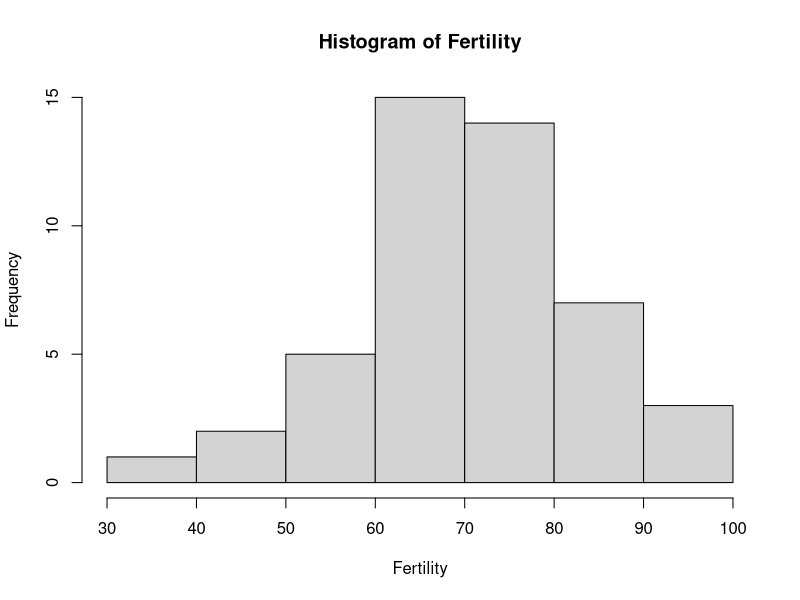
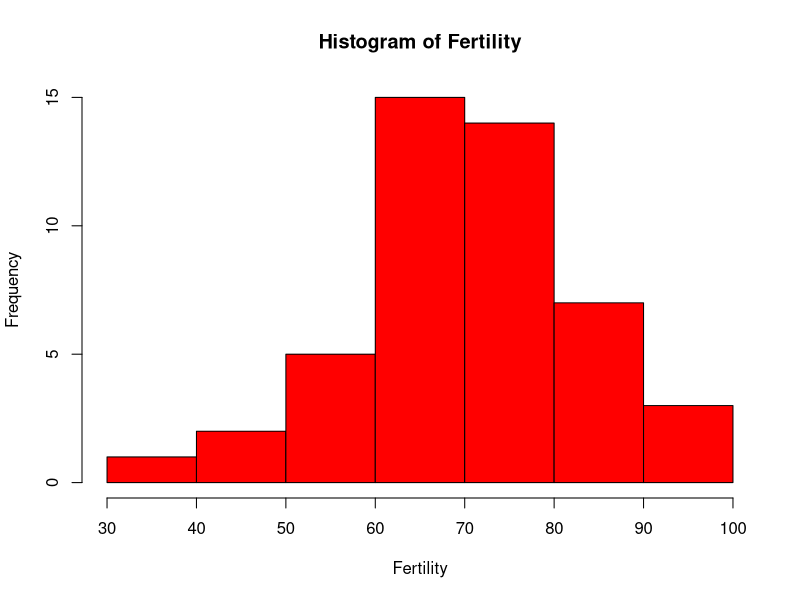
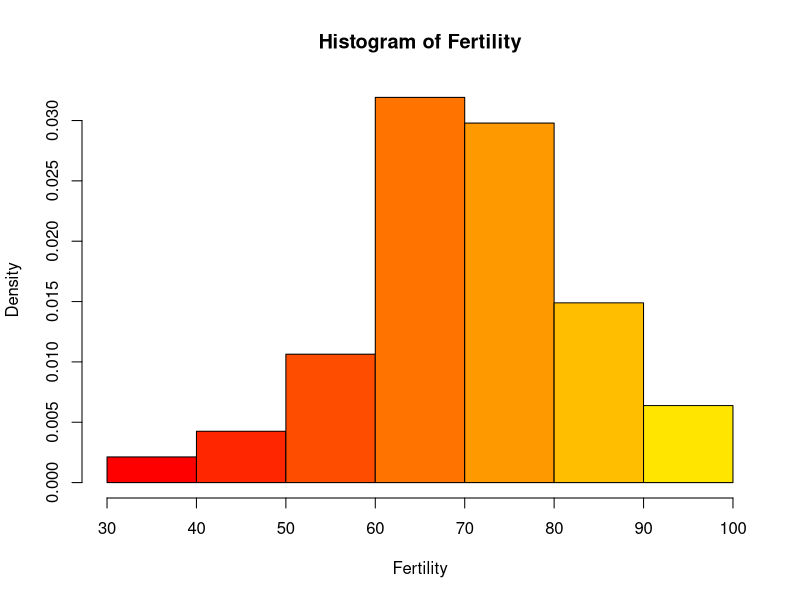
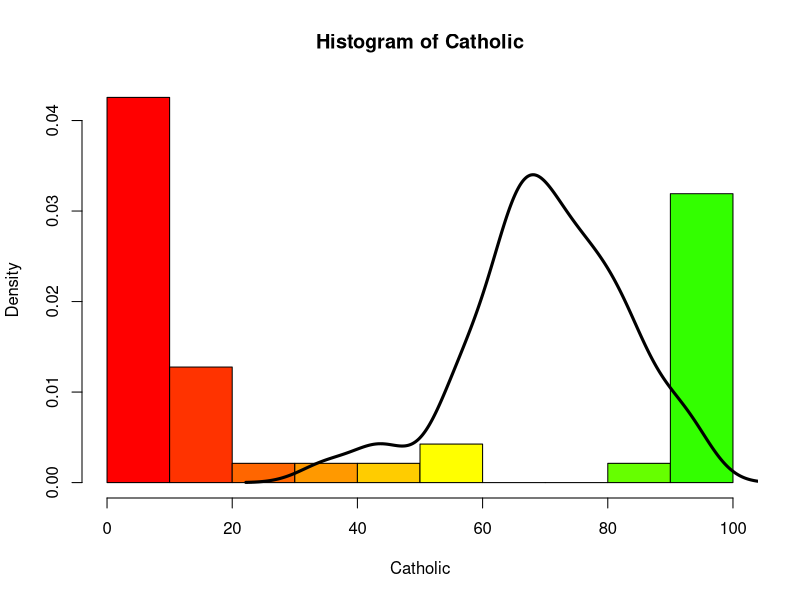
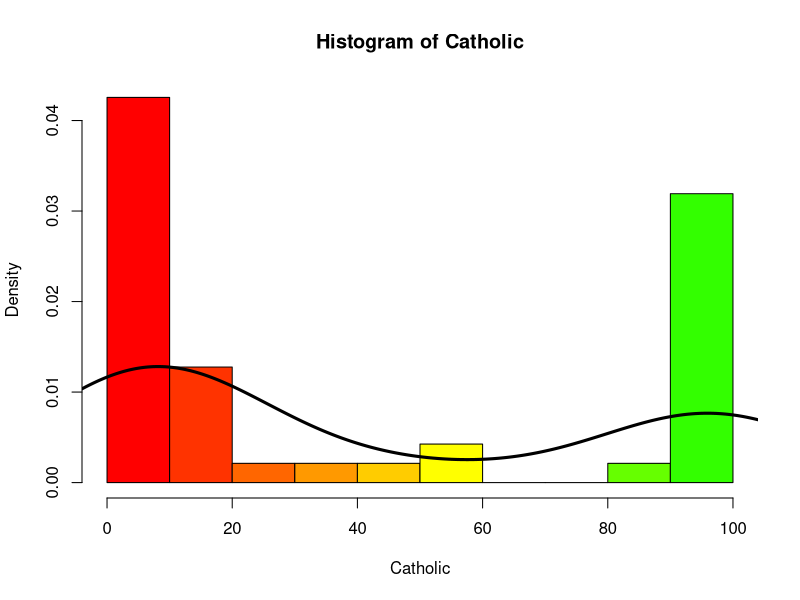
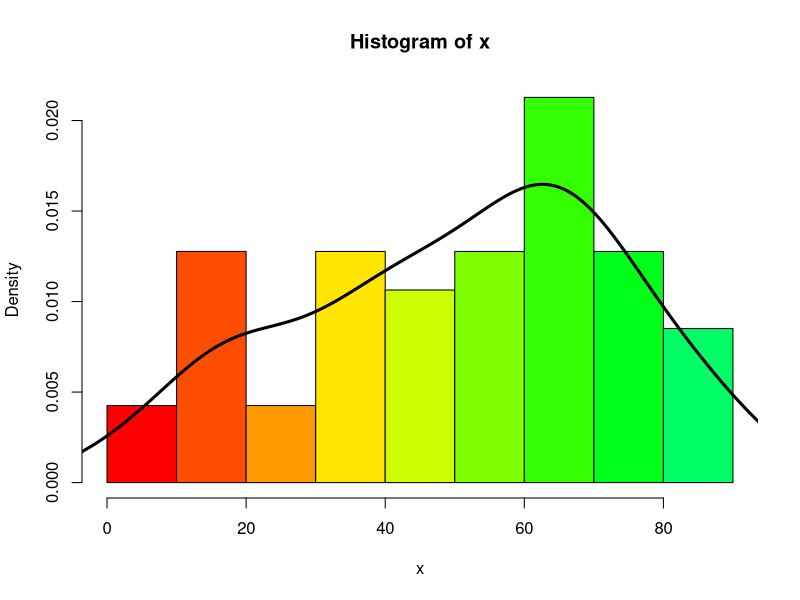
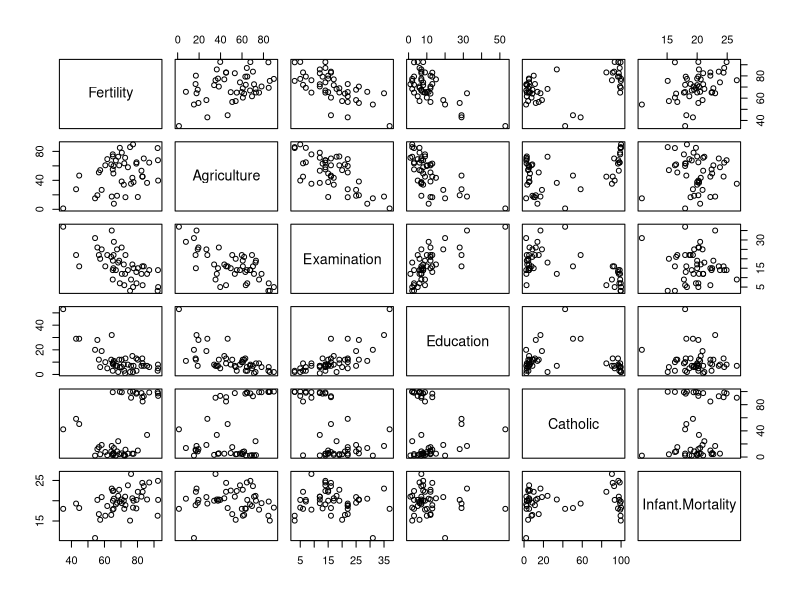
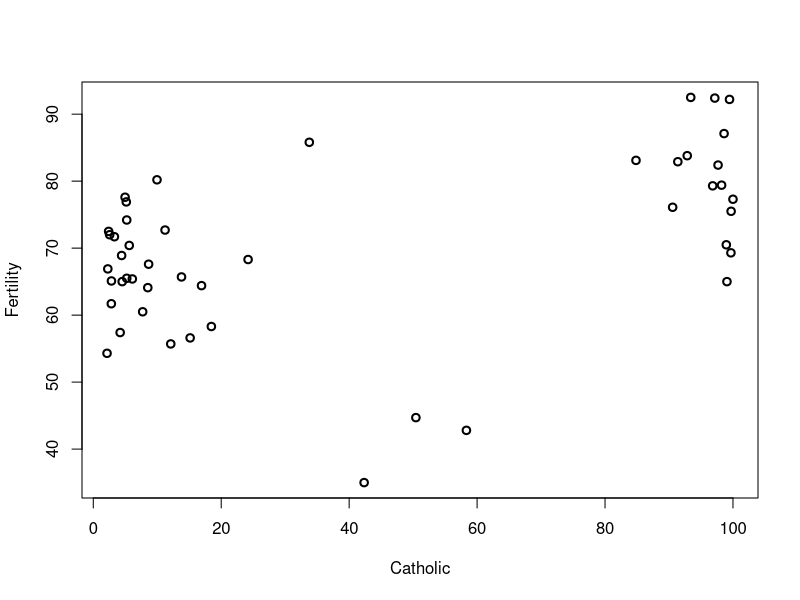

Reproduce these figures in R, in order.
# Load the built-in socio-economic dataset "swiss"
attach(swiss)                   

#Explore a single variable
Fertility                        # prints the vector to the console
summary(Fertility)               # min/1Q/median/mean/3Q/max — quick distribution snapshot

hist(Fertility)                  # basic histogram: shape, spread, outliers
hist(Fertility, col = "red")     # same histogram with color (purely cosmetic)

# Density overlays help see distribution shape beyond binning
hist(Fertility, col = rainbow(40), probability = TRUE)  # probability=TRUE → density scale
hist(Catholic,  col = rainbow(30), probability = TRUE)  # same for "Catholic"
lines(density(Fertility), lwd = 3)                       # smooth density curve over Fertility histogram

mean(Fertility)                  # central tendency
sd(Fertility)                    # dispersion (standard deviation)

# Repeat for Catholic with density overlay
hist(Catholic, col = rainbow(30), probability = TRUE)
lines(density(Catholic), lwd = 3)

# Another variable: Agriculture
x <- Agriculture
hist(x, col = rainbow(20), probability = TRUE)
lines(density(x), lwd = 3)
sd(x)

# ---- Shape diagnostics: skewness/kurtosis ----
install.packages("e1071")       # install once; comment out after first run
library(e1071)
kurtosis(Fertility)              # tail heaviness vs normal (0 = normal for Fisher definition; here e1071 uses type=3)
skewness(Fertility)              # asymmetry (>0 right-skewed, <0 left-skewed)

summary(swiss)                   # summary for all variables

# ---- Bivariate relationships ----
plot(swiss)                      # scatterplot matrix for all pairs — look for linear/nonlinear patterns, clusters
plot(Catholic, Fertility, lwd=2) # single scatter: how Fertility relates to Catholic

# ---- UNSUPERVISED LEARNING: k-means clustering ----
# We cluster observations using only features (no labels) → classic unsupervised learning.
# Here we use 2D space: Catholic (x) and Fertility (y).

results <- kmeans(data.frame(Catholic, Fertility), centers = 2)  # fit 2 clusters
results                         # prints clustering summary
results$cluster                 # vector of cluster assignments (1..k) per province
results$centers                 # centroid coordinates (mean Catholic, mean Fertility for each cluster)
results$tot.withinss            # total within-cluster sum of squares (compactness measure; lower is better)

# Try more clusters to compare compactness (for elbow heuristic)
results <- kmeans(data.frame(Catholic, Fertility), centers = 4)
results$tot.withinss            # compare with k=2; plot tot.withinss for k=1..10 for elbow

# Visualize clusters in feature space; color by assigned cluster
plot(Catholic, Fertility, lwd=2, col = results$cluster)
# Centroids could be added too:
# points(results$centers, pch = 8, cex = 2, lwd = 2)
